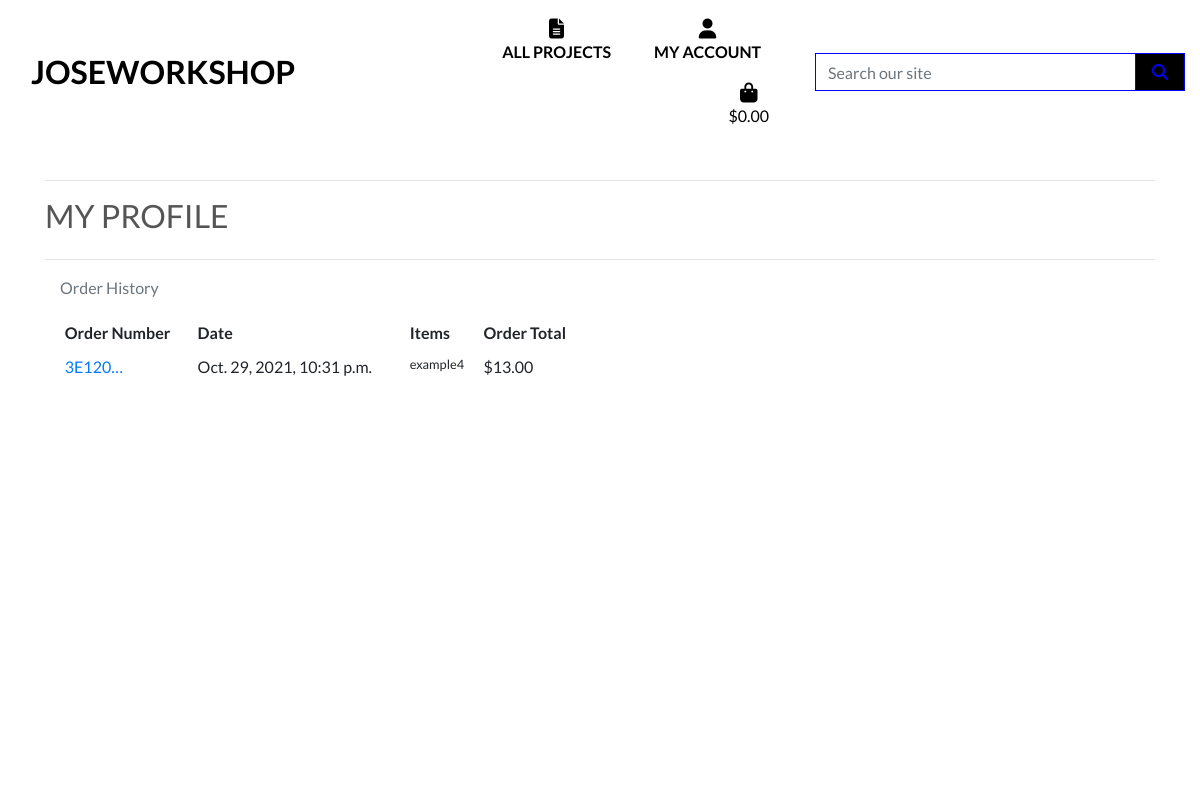
The app's page /profile/ (signed in), older data.
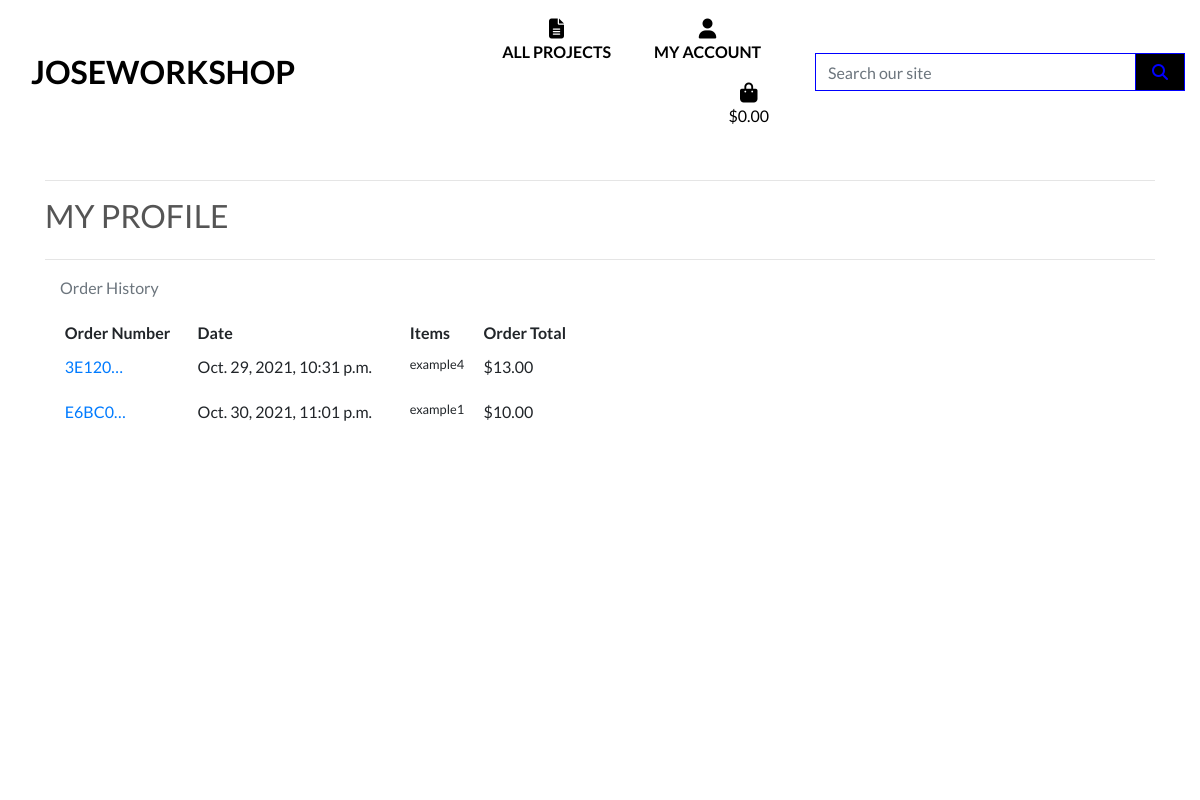
The same page, newer data.
### checkout/models.py (models this page shows, shortened)
class Order(models.Model):
    order_number = models.CharField(max_length=32, null=False, editable=False)
    user_profile = models.ForeignKey(UserProfile, on_delete=models.SET_NULL,
                                     null=True, blank=True, related_name='orders')
    full_name = models.CharField(max_length=50, null=False, blank=False)
    email = models.EmailField(max_length=254, null=False, blank=False)
    phone_number = models.CharField(max_length=20, null=False, blank=False)
    date = models.DateTimeField(auto_now_add=True)
    order_total = models.DecimalField(max_digits=10, decimal_places=2, null=False, default=0)
    grand_total = models.DecimalField(max_digits=10, decimal_places=2, null=False, default=0)

class OrderLineItem(models.Model):
    order = models.ForeignKey(Order, null=False, blank=False, on_delete=models.CASCADE, related_name='lineitems')
    project = models.ForeignKey(Project, null=False, blank=False, on_delete=models.CASCADE)
    lineitem_total = models.DecimalField(max_digits=6, decimal_places=2, null=False, blank=False, editable=False)

### projects/models.py (models this page shows, shortened)
class Project(models.Model):
    sku = models.CharField(max_length=254, null=True, blank=True)
    name = models.CharField(max_length=254)
    description = models.TextField()
    price = models.DecimalField(max_digits=6, decimal_places=2)
    rating = models.DecimalField(max_digits=6, decimal_places=2, null=True, blank=True)
    images = models.ImageField(null=True, blank=True)

### profiles/views.py (the view)
# urls.py: path('profile/', include('profiles.urls')),
@login_required
def profile(request):
    profile = get_object_or_404(UserProfile, user=request.user)
    orders = profile.orders.all()
    template = 'profiles/profile.html'
    context = {
        'profile': profile,
        'orders': orders,
        'on_profile_page': True,
    }
    return render(request, template, context)

### bag/contexts.py (called while the page is built, shortened)
def bag_contents(request):
    bag_items = []
    grand_total = 0
    project_count = 0
    bag = request.session.get('bag', {})
    context = {
        'bag_items': bag_items,
        'project_count': project_count,
        'grand_total': grand_total,
    }
    return context

### profiles/templates/profiles/profile.html (shortened to what this page needs)
{% extends "base.html" %}
{% load static %}
{% block extra_css %}
    <link rel="stylesheet" href="{% static 'profiles/css/profile.css' %}">
{% endblock %}
{% block page_header %}
    <div class="container header-container">
    </div>
{% endblock %}
{% block content %}
    <div class="overlay"></div>
    <div class="container">
        <div class="row">
            <div class="col">
                <hr>
                <h2 class="logo-font mb-4">My Profile</h2>
                <hr>
            </div>
        </div>
        <div class="col-12 col-lg-6">
            <p class="text-muted">Order History</p>
            <div class="order-history table-responsive">
                <table class="table table-sm table-borderless">
                    <thead>
                        <tr>
                            <th>Order Number</th>
                            <th>Date</th>
                            <th>Items</th>
                            <th>Order Total</th>
                        </tr>
                    </thead>
                    <tbody>
                        {% for order in orders %}
                            <tr>
                                <td>
                                    <a href="{% url 'order_history' order.order_number %}"
                                    title="{{ order.order_number }}">
                                        {{ order.order_number|truncatechars:6 }}
                                    </a>
                                </td>
                                <td>{{ order.date }}</td>
                                <td>
                                    <ul class="list-unstyled">
                                        {% for item in order.lineitems.all %}
                                            <li class="small">
                                            {{ item.project.name }}
                                            </li>
                                        {% endfor %}
                                    </ul>
                                </td>
                                <td>${{ order.grand_total }}</td>
                            </tr>
                        {% endfor %}
                    </tbody>
                </table>
            </div>
        </div>
    </div>
{% endblock %}

Row changes from the older to the newer data that the page shows:
added Order: order_number "E6BC0…", date "Oct. 30, 2021, 11:01 p.m.", grand_total "10.00"
added OrderLineItem: project.name "example1", shown under "E6BC0…"
